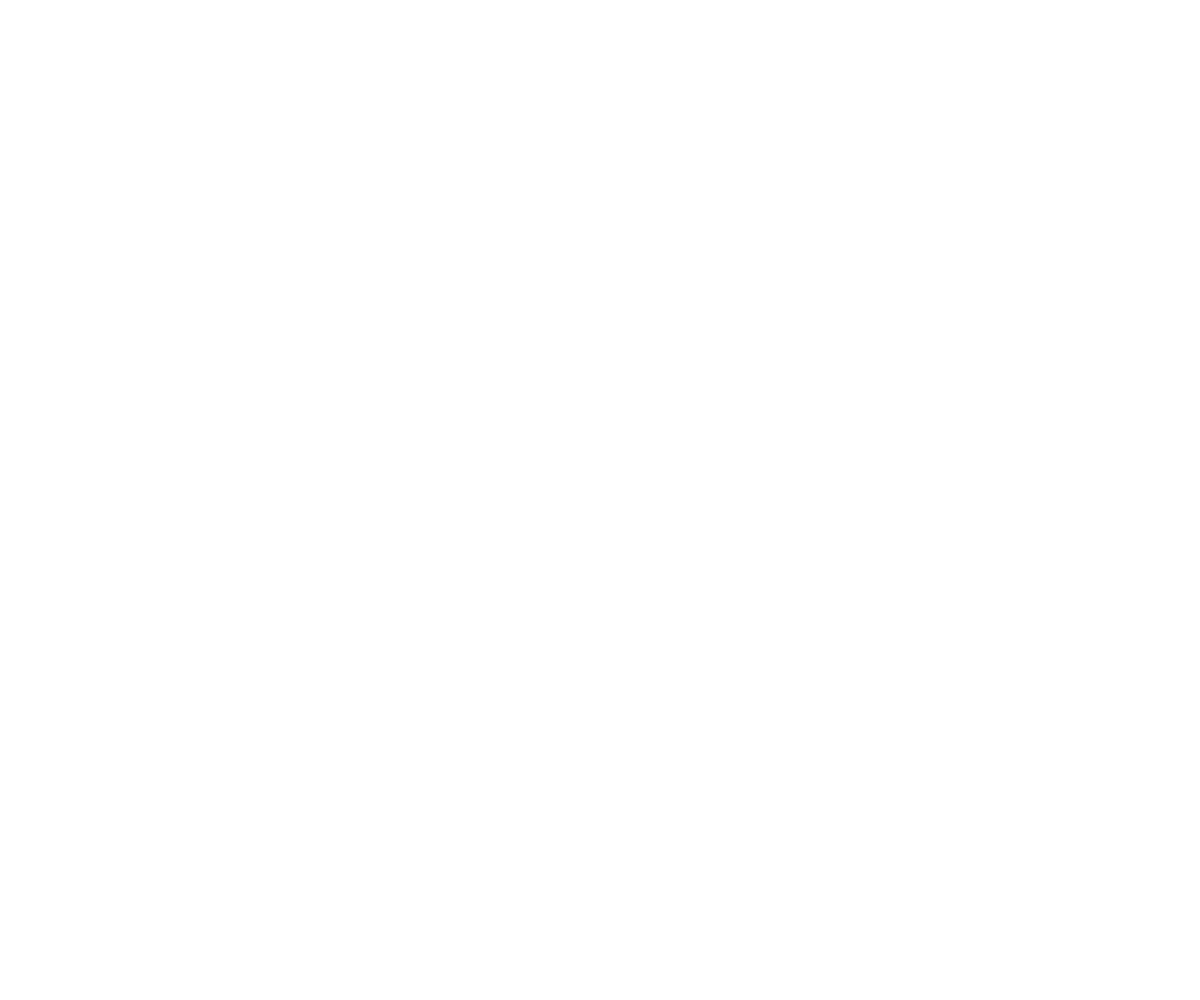
Frame 1 (no input)
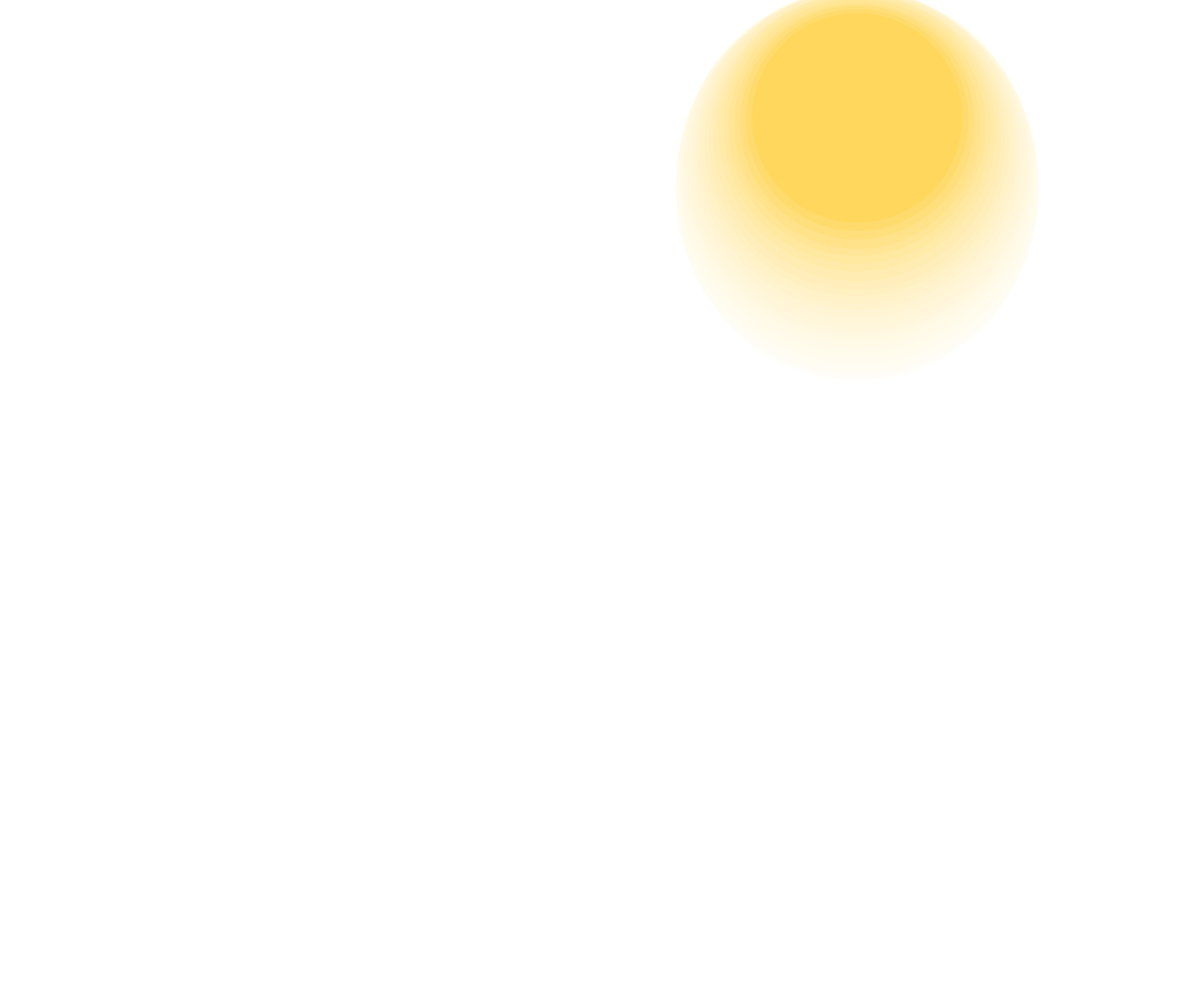
Frame 60 (no input)
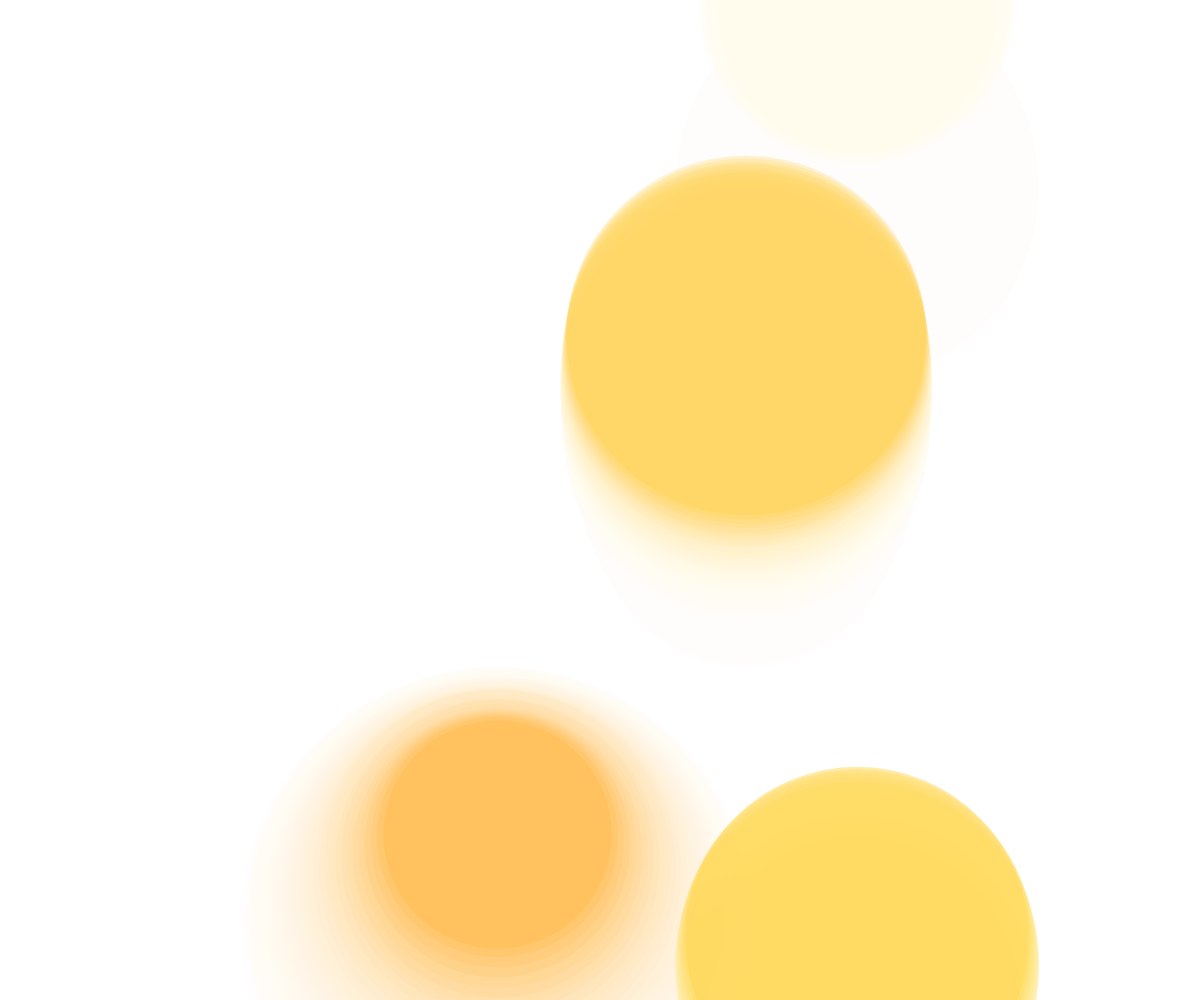
Frame 120 (the mouse pressed at the canvas centre since frame 60)

The p5.js sketch that drew these frames (run headless with seeded random() and noise() and a simulated clock; from frame 60 on, the mouse is pressed at the canvas centre):

// p5.js sketch
// ── sketch.js
// Array to store all Bubble objects
let bubbles = [];

function setup() {
  createCanvas(windowWidth, windowHeight);

  noStroke();
  // Set color mode to HSB
  colorMode(HSB, 360, 100, 100, 100);
}

function draw() {

  background(255, 10);

  // Move and display all Bubble objects in bubbles array
  for (let i = 0; i < bubbles.length; i++) {
    let bubble = bubbles[i];
    bubble.move();
    bubble.display();
  }

  // Separately, check if Bubble object is done, if so, remove Bubble object from bubbles array
  for (let i = 0; i < bubbles.length; i++) {
    let bubble = bubbles[i];

    if (bubble.done === true) {
      // splice array method removes a number of elements (given as second argument) in the array at specified location (given as first argument)
      bubbles.splice(i, 1);
    }
  }

  // Every 30 frames
  if (frameCount % 30 === 0) {
    // Add new Bubble object to bubbles array
    bubbles.push(new Bubble(random(width), random(height)));
  }
}

// Define Bubble class
class Bubble {
  // Constructor function runs when an instance of the Bubble class is created
  // Two arguments are given when Bubble object is created, used for x and y position
  constructor(x, y) {
    this.x = x;
    this.y = y;

    // Randomly set the hue value
    this.hue = random(30, 50);

    this.size = 0;
    // Randomly set max size
    this.maxSize = random(width / 5, width / 2);

    // Randomly set pulseSpeed, used to decide the speed of the size of the circle pulsing
    this.pulseSpeed = random(0.01, 0.05);

    // Initialize done to false
    this.done = false;
    // Start life at full
    this.life = 1;

    // Randomly set lifeSpeed, used to decide the speed of Bubble fading
    this.lifeSpeed = random(0.001, 0.005);
  }

  move() {
    // Randomly move y position of Bubble up between 1 to 5 pixels
    this.y -= random(1, 5);

    // If y position is less than 0
    if (this.y < 0) {
      // Bring y position of bubble back down to the bottom of canvas
      this.y = height;
    }

    // Fluctuate size of circle using sin() function
    this.size = this.maxSize * sin(frameCount * this.pulseSpeed);

    // Decrement life value by lifeSpeed
    this.life -= this.lifeSpeed;

    // If life is less than 0, we need to remove this Bubble object from array
    if (this.life < 0) {
      this.done = true;
    }
  }

  display() {
    // display Bubble using the randomly selected hue and using life value for transparency
    fill(this.hue, 80, 100, 30 * this.life);
    circle(this.x, this.y, this.size);
  }
}

function windowResized(){
  resizeCanvas(windowWidth, windowHeight);
}
